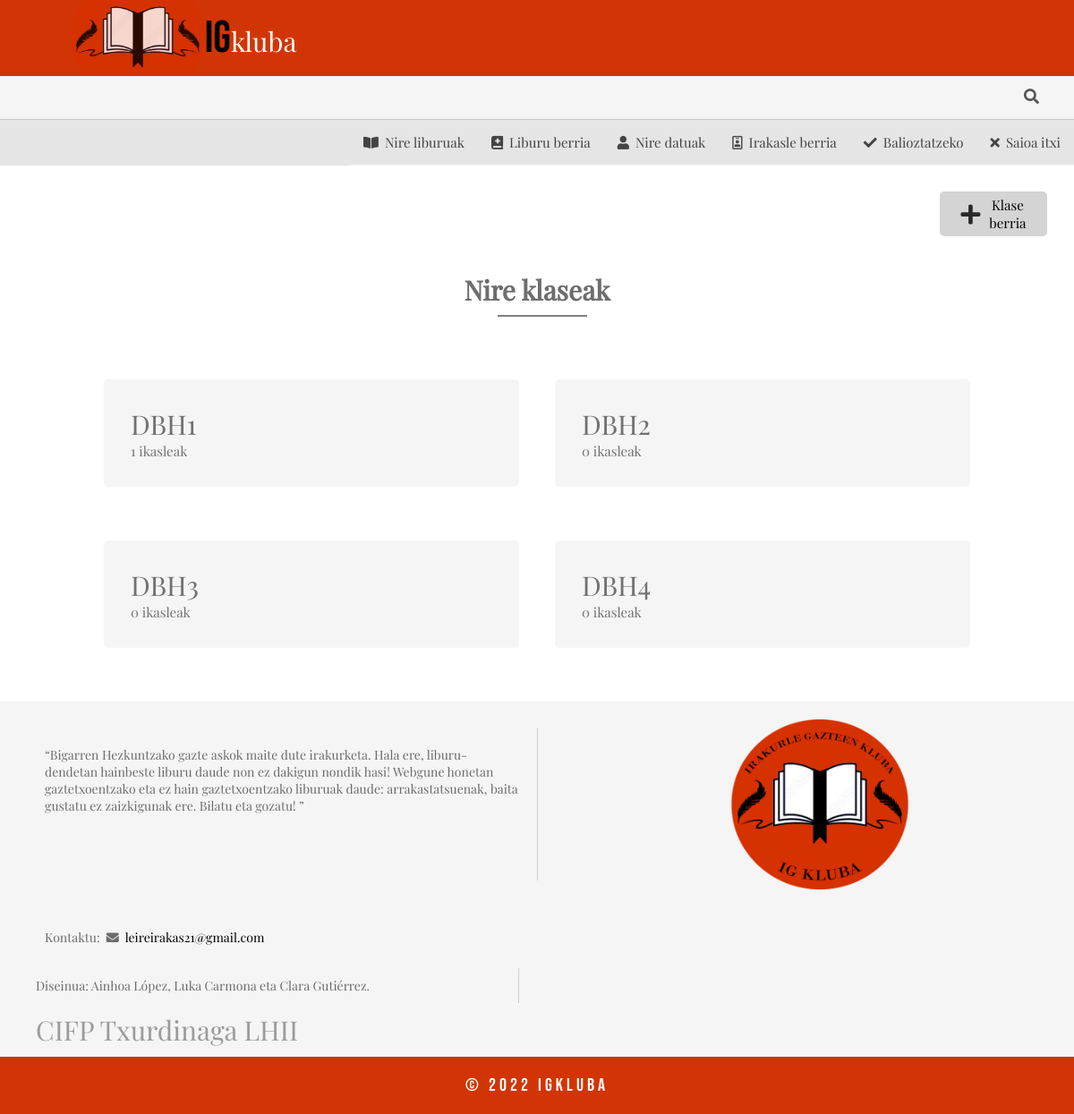
The page /mis_clases.php (signed in) on the database its author committed.
### tables this page shows
CREATE TABLE clase (
  id_nivel int(11) NOT NULL AUTO_INCREMENT,
  fecha_limite date NOT NULL,
  nivel varchar(30) NOT NULL,
  PRIMARY KEY (id_nivel)
);

### mis_clases.php (the view, shortened to what this page needs)
<?php include('database/conexion.php');
?>
<!DOCTYPE html>
<html lang="en">
<head>
    <link rel="stylesheet" href="https://cdnjs.cloudflare.com/ajax/libs/font-awesome/5.14.0/css/all.min.css">
    <link rel="stylesheet" href="css/estilos.css">
    <link rel="stylesheet" href="css/estiloPopUp.css">
</head>
<body>
    <?php include('cabecera.php'); ?>
    <main id="contenido-mislibros">
        <div id="btn-clase-nueva">
            <div id='enlace-clase-nueva'>
                <i class="fas fa-plus"></i>
                <p><span>Klase </span><span>berria</span></p>
            </div>
        </div>
        <div class="titulo-misclases">
            <h2>Nire klaseak</h2>
        </div>
        <div class="todas-mis-clases">
            <?php
            $misClases = $miPDO->prepare('SELECT * FROM clase');
            $misClases->execute();
            $clases = $misClases->fetchAll();
            foreach ($clases as $posicion => $clase) {
                $clasesAlumnos = $miPDO->prepare('SELECT COUNT(id_nivel) AS num_alumnos FROM usuarios WHERE id_nivel=:id_nivel AND validado=1');
                $clasesAlumnos->execute(
                    [
                        'id_nivel' => $clase['id_nivel']
                    ]
                );
                $alumnos = $clasesAlumnos->fetch();
            ?>
                <div class='caja-clase'>
                    <div class='caja-info-clase'>
                        <div class='caja-Nombre'>
                            <p class='nombre_clase'></i><span> <a id="enlace-alumnos" href='alumnosclase.php?id_nivel=<?php echo $clase['id_nivel'] ?>'><?php echo $clase['nivel'] ?></a></span></p>
                        </div>
                        <div class='caja-alumnos'>
                            <p class='numero_alumnos'> <?php echo ($alumnos['num_alumnos']) ?> <span> ikasleak</span></p>
                        </div>
                    </div>
                </div>
            <?php
            }
            ?>
        </div>
    </main>
    <?php include('pie-pagina.php'); ?>
</body>
</html>

### css/estilos.css (style rules this page uses)
* { margin: 0; padding: 0; box-sizing: border-box; }
html { font-size: 0.625em; }
body { font-size: 1.5rem; }
#btn-clase-nueva { width: 100%; display: flex; justify-content: flex-end; align-items: center; }
#enlace-clase-nueva { width: 120px; background-color: rgb(212, 212, 212); padding: 5px; margin-top: 30px; margin-right: 30px; border-radius: 5px; text-align: center; display: flex; justify-content: center; align-items: center; }
#enlace-clase-nueva { color: black; text-decoration: none; font-family: "Playfair"; }
#enlace-clase-nueva p { display: flex; flex-direction: column; justify-content: center; }
.fa-plus { color: rgb(41, 41, 41); margin-right: 10px; font-size: 2.5rem; }
.titulo-misclases { display: flex; justify-content: center; }
.titulo-misclases h2 { font-size: 3rem; font-family: "Playfair"; color: #6d6d6d; padding: 10px; margin: 30px 0; margin-bottom: 20px; position: relative; width: auto; }
.titulo-misclases h2::after { content: ""; display: flex; position: absolute; bottom: 0; left: 26%; width: 100px; border-bottom: 2px solid grey; }
.caja-info-clase { background-color: #f5f5f5; border-radius: 5px; padding: 30px; max-width: 700px; font-family: "Playfair"; width: 100%; margin: 10px 0; }
.caja-clase { width: 100%; }
#enlace-alumnos { text-decoration: none; font-size: 3rem; color: #717171; }
.caja-alumnos { font-size: 1.5rem; color: #717171; }
.todas-mis-clases { display: flex; flex-wrap: wrap; justify-content: flex-start; margin: 20px; }
@media (min-width: 850px) { #contenido-mislibros { margin-top: 50px; } }
@media (min-width: 850px) { .caja-clase { width: 40%; margin: 20px; } }
@media (min-width: 850px) { .todas-mis-clases { justify-content: center; } }

### rows shown on the page
clase: nivel "DBH1", num_alumnos "1"
clase: nivel "DBH2", num_alumnos "0"
clase: nivel "DBH3", num_alumnos "0"
clase: nivel "DBH4", num_alumnos "0"
